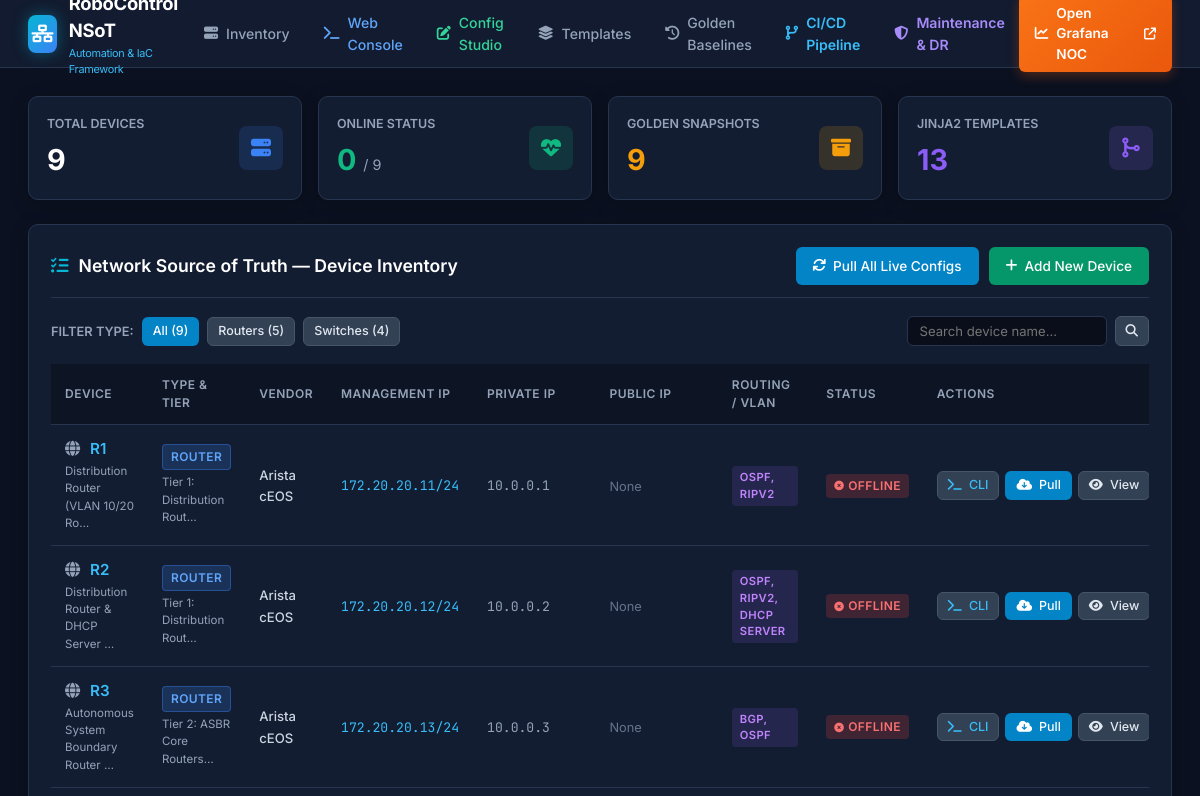
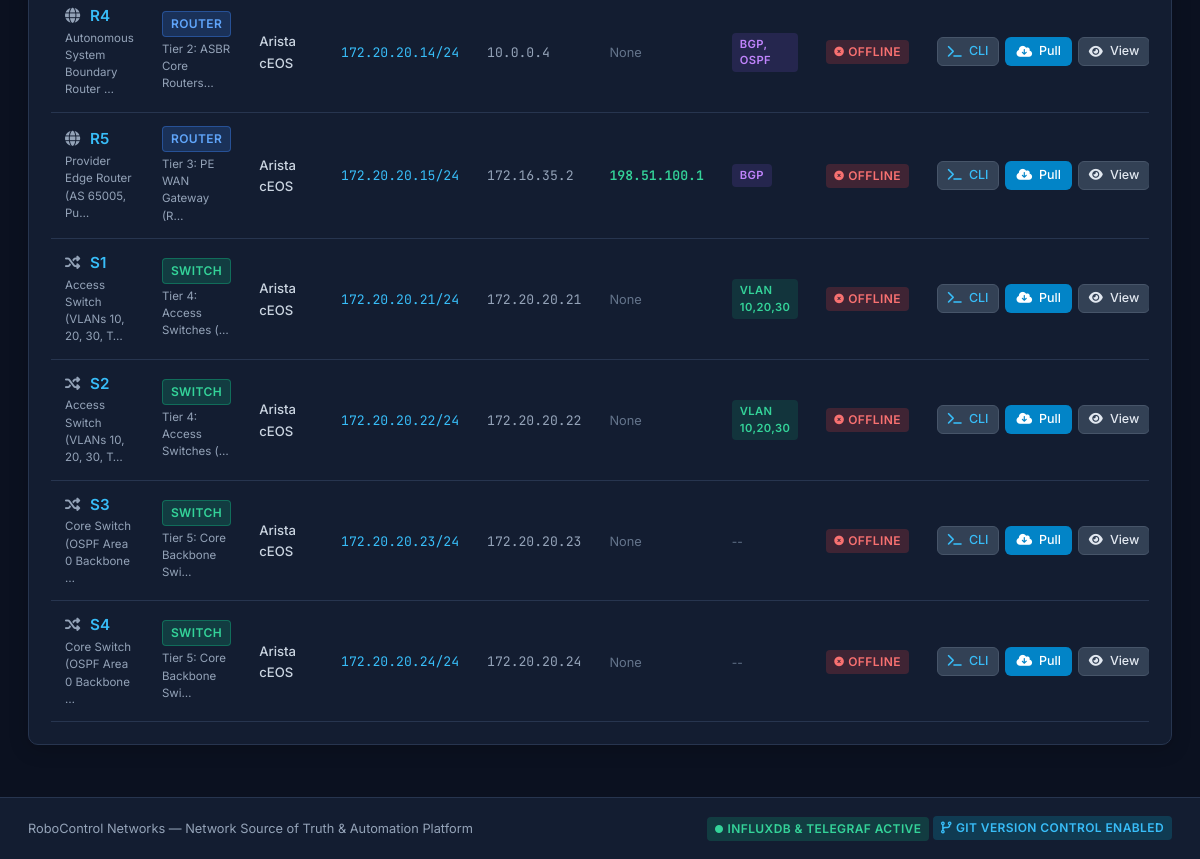
Before: / with the older database file (2 pictures, top to bottom).
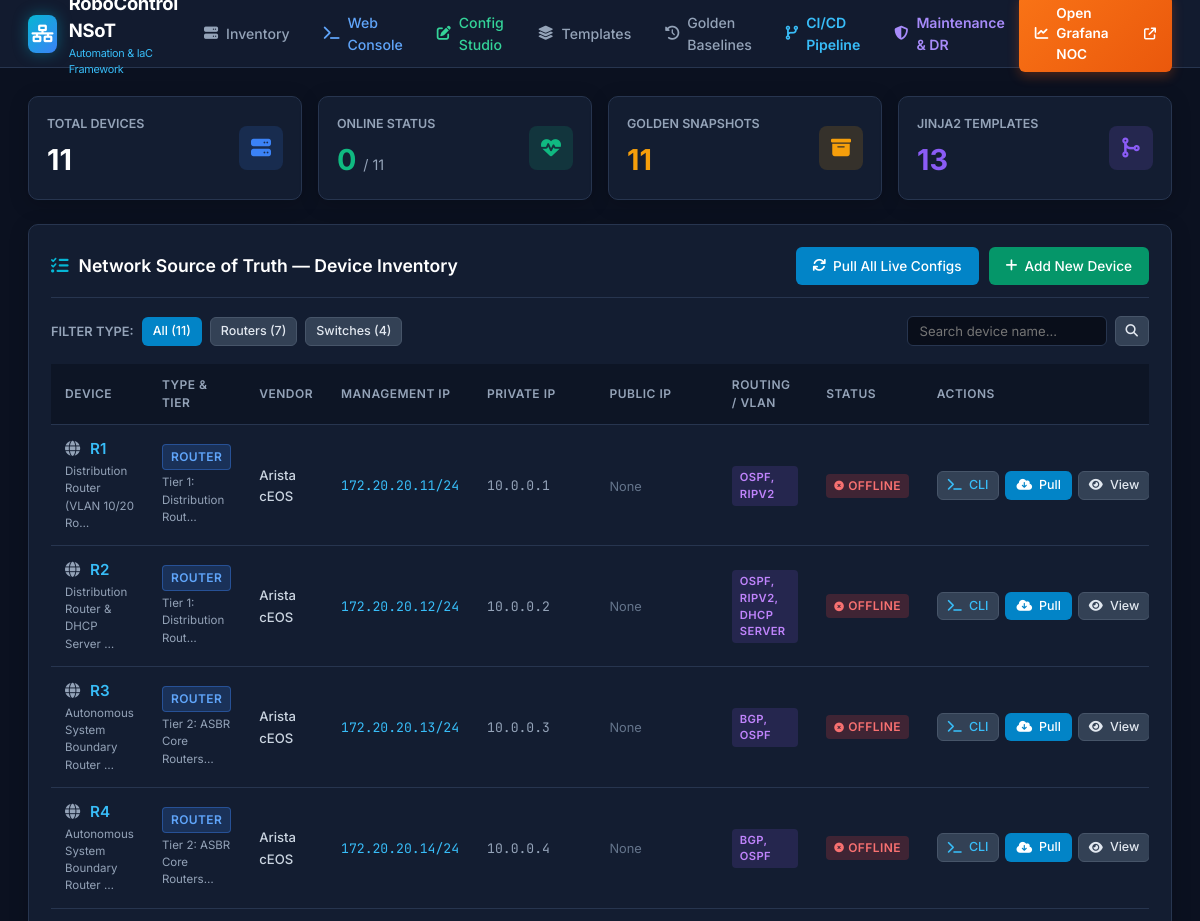
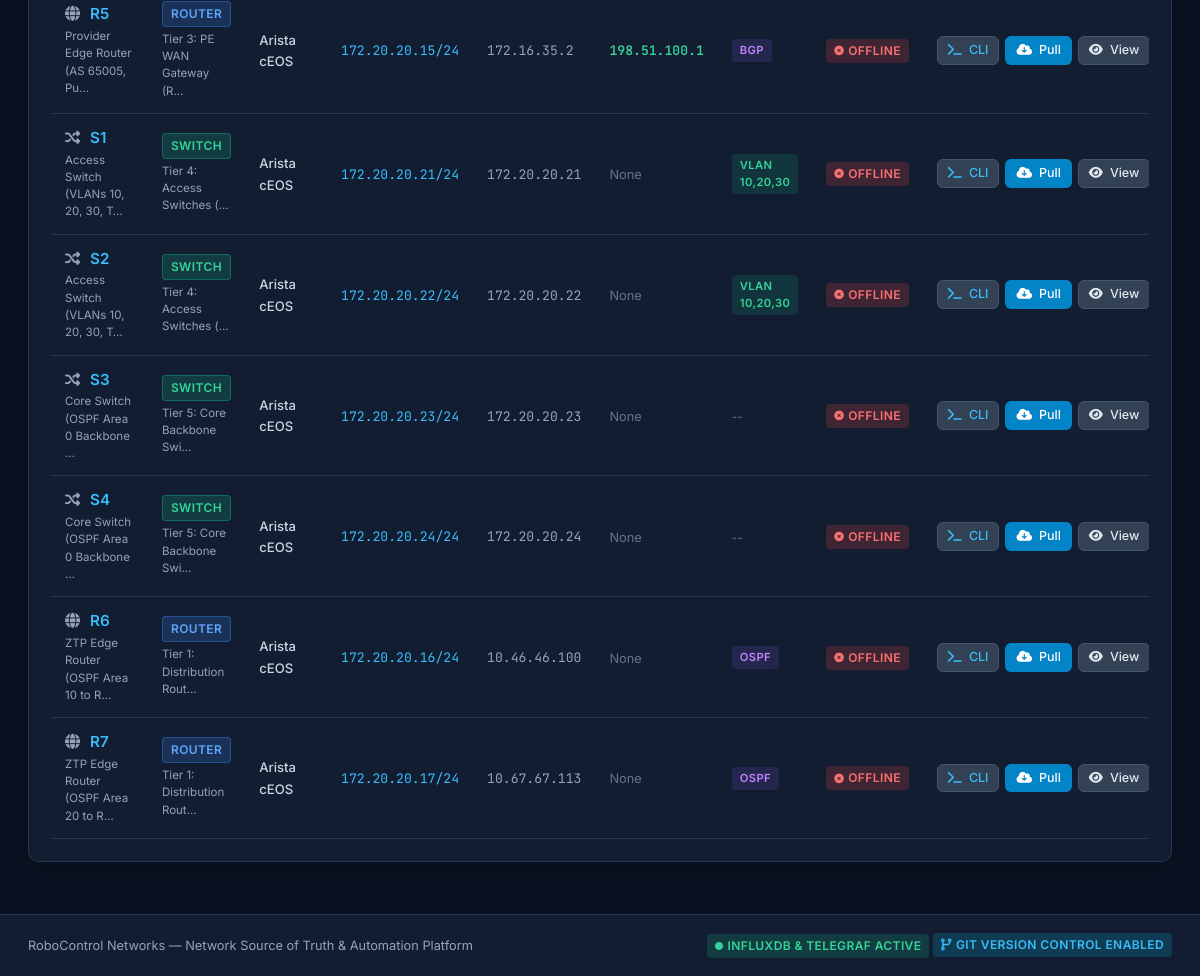
After: the same page with the newer database file (2 pictures, top to bottom).
### automation/models.py (models this page shows, shortened)
class Device(models.Model):
    DEVICE_TYPES = [
        ('router', 'Router'),
        ('switch', 'Switch'),
        ('host', 'Host'),
        ('nmas', 'NMAS Station'),
        ('server', 'Internet Web Server'),
        ('backup', 'Backup Node'),
    ]
    VENDORS = [
        ('arista', 'Arista cEOS'),
        ('cisco_nxos', 'Cisco NX-OS 9000v'),
        ('cisco_xrv', 'Cisco IOS-XRv 9000'),
        ('sonic', 'SONiC VS (sonic-vs)'),
        ('linux', 'Linux Host / Server'),
    ]
    TIERS = [
        ('distribution', 'Tier 1: Distribution Routers (R1-R2, R6-R7)'),
        ('asbr', 'Tier 2: ASBR Core Routers (R3-R4)'),
        ('pe_router', 'Tier 3: PE WAN Gateway (R5)'),
        ('access_switch', 'Tier 4: Access Switches (S1-S2)'),
        ('core_switch', 'Tier 5: Core Backbone Switches (S3-S4)'),
        ('host', 'End Host (H1-H5)'),
        ('management', 'Management & Automation'),
    ]
    name = models.CharField(max_length=64, unique=True, verbose_name="Hostname / Device Name")
    device_type = models.CharField(max_length=32, choices=DEVICE_TYPES, default='router')
    vendor = models.CharField(max_length=64, choices=VENDORS, default='arista')
    tier = models.CharField(max_length=64, choices=TIERS, default='distribution')
    role = models.CharField(max_length=255, blank=True, verbose_name="Deployment Role")
    public_ip = models.CharField(max_length=64, blank=True, null=True, verbose_name="Public / WAN IP")
    private_ip = models.CharField(max_length=64, blank=True, null=True, verbose_name="Private IP")
    mgmt_ip = models.CharField(max_length=64, blank=True, null=True, verbose_name="Management IP")
    status = models.CharField(max_length=32, default='Online')
    routing_protocols = models.CharField(max_length=128, blank=True, default="OSPF", verbose_name="Routing Protocol(s)")
    bgp_asn = models.IntegerField(blank=True, null=True, verbose_name="BGP Local ASN")
    router_id = models.CharField(max_length=64, blank=True, null=True, verbose_name="Router ID")
    interface_ips = models.TextField(blank=True, verbose_name="Interface IPs / Descriptions")
    vlans = models.CharField(max_length=128, blank=True, verbose_name="VLANs (e.g. 10,20,30)")
    custom_config_yaml = models.TextField(blank=True, verbose_name="YAML Data Model")
    running_config = models.TextField(blank=True, verbose_name="Live Running Configuration")
    template_name = models.CharField(max_length=128, blank=True, default="r1_r2.j2", verbose_name="Jinja2 Template File")
    uploaded_config_file = models.FileField(upload_to='uploaded_configs/', blank=True, null=True, verbose_name="Uploaded Running Config File")
    uploaded_template_file = models.FileField(upload_to='uploaded_templates/', blank=True, null=True, verbose_name="Uploaded Jinja2 Template File")
    last_config_pulled_at = models.DateTimeField(blank=True, null=True)
    created_at = models.DateTimeField(auto_now_add=True)
    updated_at = models.DateTimeField(auto_now=True)
    class Meta:
        ordering = ['name']

### automation/views.py (the view)
# urls.py: path('', views.dashboard_view, name='dashboard'),
def dashboard_view(request):
    devices = Device.objects.filter(device_type__in=['router', 'switch']).order_by('id')
    for dev in devices:
        live_status = check_device_live_status(dev)
        if dev.status != live_status:
            dev.status = live_status
            dev.save(update_fields=['status'])
    device_type_filter = request.GET.get('type')
    vendor_filter = request.GET.get('vendor')
    search_query = request.GET.get('q')
    if device_type_filter:
        devices = devices.filter(device_type=device_type_filter)
    if vendor_filter:
        devices = devices.filter(vendor=vendor_filter)
    if search_query:
        devices = devices.filter(name__icontains=search_query)
    total_devices = Device.objects.filter(device_type__in=['router', 'switch']).count()
    router_count = Device.objects.filter(device_type='router').count()
    switch_count = Device.objects.filter(device_type='switch').count()
    online_count = Device.objects.filter(device_type__in=['router', 'switch'], status__in=['Online', 'Drained']).count()
    drained_count = Device.objects.filter(device_type__in=['router', 'switch'], status='Drained').count()
    golden_count = GoldenConfig.objects.filter(device__device_type__in=['router', 'switch']).count()
    template_count = TemplateModel.objects.count()
    context = {
        'devices': devices,
        'total_devices': total_devices,
        'router_count': router_count,
        'switch_count': switch_count,
        'online_count': online_count,
        'drained_count': drained_count,
        'golden_count': golden_count,
        'template_count': template_count,
        'current_type': device_type_filter or 'all',
        'current_vendor': vendor_filter or 'all',
        'search_query': search_query or '',
    }
    return render(request, 'automation/dashboard.html', context)

### templates/automation/dashboard.html (shortened to what this page needs)
{% extends 'automation/base.html' %}
{% block content %}
<div style="display: grid; grid-template-columns: repeat(auto-fit, minmax(220px, 1fr)); gap: 16px; margin-bottom: 24px;">
  <div class="card" style="margin-bottom: 0; padding: 18px;">
    <div style="display: flex; justify-content: space-between; align-items: center;">
      <div>
        <div style="font-size: 0.78rem; text-transform: uppercase; color: var(--text-muted); font-weight: 600;">Total Devices</div>
        <div style="font-size: 1.8rem; font-weight: 700; color: #ffffff; margin-top: 4px;">{{ total_devices }}</div>
      </div>
      <div style="width: 44px; height: 44px; background: rgba(59, 130, 246, 0.15); border-radius: 8px; display: flex; align-items: center; justify-content: center; color: var(--accent-blue); font-size: 1.25rem;">
        <i class="fa-solid fa-server"></i>
      </div>
    </div>
  </div>
  <div class="card" style="margin-bottom: 0; padding: 18px;">
    <div style="display: flex; justify-content: space-between; align-items: center;">
      <div>
        <div style="font-size: 0.78rem; text-transform: uppercase; color: var(--text-muted); font-weight: 600;">Online Status</div>
        <div style="font-size: 1.8rem; font-weight: 700; color: var(--accent-teal); margin-top: 4px;">{{ online_count }} <span style="font-size: 0.9rem; color: var(--text-muted); font-weight: normal;">/ {{ total_devices }}</span></div>
      </div>
      <div style="width: 44px; height: 44px; background: rgba(16, 185, 129, 0.15); border-radius: 8px; display: flex; align-items: center; justify-content: center; color: var(--accent-teal); font-size: 1.25rem;">
        <i class="fa-solid fa-heart-pulse"></i>
      </div>
    </div>
  </div>
  <div class="card" style="margin-bottom: 0; padding: 18px;">
    <div style="display: flex; justify-content: space-between; align-items: center;">
      <div>
        <div style="font-size: 0.78rem; text-transform: uppercase; color: var(--text-muted); font-weight: 600;">Golden Snapshots</div>
        <div style="font-size: 1.8rem; font-weight: 700; color: var(--accent-amber); margin-top: 4px;">{{ golden_count }}</div>
      </div>
      <div style="width: 44px; height: 44px; background: rgba(245, 158, 11, 0.15); border-radius: 8px; display: flex; align-items: center; justify-content: center; color: var(--accent-amber); font-size: 1.25rem;">
        <i class="fa-solid fa-box-archive"></i>
      </div>
    </div>
  </div>
  <div class="card" style="margin-bottom: 0; padding: 18px;">
    <div style="display: flex; justify-content: space-between; align-items: center;">
      <div>
        <div style="font-size: 0.78rem; text-transform: uppercase; color: var(--text-muted); font-weight: 600;">Jinja2 Templates</div>
        <div style="font-size: 1.8rem; font-weight: 700; color: var(--accent-purple); margin-top: 4px;">{{ template_count }}</div>
      </div>
      <div style="width: 44px; height: 44px; background: rgba(139, 92, 246, 0.15); border-radius: 8px; display: flex; align-items: center; justify-content: center; color: var(--accent-purple); font-size: 1.25rem;">
        <i class="fa-solid fa-code-merge"></i>
      </div>
    </div>
  </div>
</div>
<div class="card">
  <div class="card-header">
    <div class="card-title">
      <i class="fa-solid fa-list-check" style="color: var(--accent-cyan);"></i>
      <span>Network Source of Truth &mdash; Device Inventory</span>
    </div>
    <div style="display: flex; gap: 10px; align-items: center;">
      <a href="{% url 'pull_all_configs' %}" class="btn btn-primary" title="Pull live configs from all devices via eAPI">
        <i class="fa-solid fa-arrows-rotate"></i> Pull All Live Configs
      </a>
      <a href="{% url 'add_device' %}" class="btn btn-success">
        <i class="fa-solid fa-plus"></i> Add New Device
      </a>
    </div>
  </div>
  <div style="display: flex; justify-content: space-between; align-items: center; margin-bottom: 18px; flex-wrap: wrap; gap: 12px;">
    <div style="display: flex; gap: 8px; align-items: center;">
      <span style="font-size: 0.8rem; color: var(--text-muted); font-weight: 600;">FILTER TYPE:</span>
      <a href="?type=" class="btn btn-sm {% if current_type == 'all' %}btn-primary{% else %}btn-secondary{% endif %}">All ({{ total_devices }})</a>
      <a href="?type=router" class="btn btn-sm {% if current_type == 'router' %}btn-primary{% else %}btn-secondary{% endif %}">Routers ({{ router_count }})</a>
      <a href="?type=switch" class="btn btn-sm {% if current_type == 'switch' %}btn-primary{% else %}btn-secondary{% endif %}">Switches ({{ switch_count }})</a>
    </div>
    <form method="get" style="display: flex; gap: 8px;">
      <input type="text" name="q" value="{{ search_query }}" placeholder="Search device name..." class="form-control" style="width: 200px; padding: 6px 12px; font-size: 0.82rem;">
      <button type="submit" class="btn btn-secondary btn-sm"><i class="fa-solid fa-magnifying-glass"></i></button>
    </form>
  </div>
  <div class="table-responsive">
    <table>
      <thead>
        <tr>
          <th>Device</th>
          <th>Type &amp; Tier</th>
          <th>Vendor</th>
          <th>Management IP</th>
          <th>Private IP</th>
          <th>Public IP</th>
          <th>Routing / VLAN</th>
          <th>Status</th>
          <th>Actions</th>
        </tr>
      </thead>
      <tbody>
        {% for dev in devices %}
        <tr>
          <td>
            <a href="{% url 'device_detail' dev.id %}" style="color: #38bdf8; text-decoration: none; font-weight: 600; font-size: 0.95rem;">
              <i class="fa-solid {% if dev.device_type == 'router' %}fa-globe{% elif dev.device_type == 'switch' %}fa-shuffle{% else %}fa-desktop{% endif %}" style="margin-right: 6px; color: var(--text-muted);"></i>
              {{ dev.name|upper }}
            </a>
            <div style="font-size: 0.72rem; color: var(--text-muted); margin-top: 2px;">{{ dev.role|truncatechars:35 }}</div>
          </td>
          <td>
            <span class="badge badge-{{ dev.device_type }}">{{ dev.get_device_type_display }}</span>
            <div style="font-size: 0.72rem; color: var(--text-muted); margin-top: 4px;">{{ dev.get_tier_display|truncatechars:26 }}</div>
          </td>
          <td>
            <span style="font-size: 0.82rem; font-weight: 500; color: #cbd5e1;">{{ dev.get_vendor_display }}</span>
          </td>
          <td><code style="color: #38bdf8; font-size: 0.82rem;">{{ dev.mgmt_ip|default:"--" }}</code></td>
          <td><code style="color: #94a3b8; font-size: 0.82rem;">{{ dev.private_ip|default:"--" }}</code></td>
          <td>
            {% if dev.public_ip %}
              <code style="color: #34d399; font-size: 0.82rem; font-weight: 600;">{{ dev.public_ip }}</code>
            {% else %}
              <span style="color: #64748b; font-size: 0.8rem;">None</span>
            {% endif %}
          </td>
          <td>
            {% if dev.routing_protocols %}
              <span class="badge" style="background: rgba(139, 92, 246, 0.15); color: #c084fc; font-size: 0.7rem;">{{ dev.routing_protocols }}</span>
            {% elif dev.vlans %}
              <span class="badge" style="background: rgba(16, 185, 129, 0.15); color: #34d399; font-size: 0.7rem;">VLAN {{ dev.vlans }}</span>
            {% else %}
              <span style="color: #64748b; font-size: 0.75rem;">--</span>
            {% endif %}
          </td>
          <td>
            {% if "Drained" in dev.status %}
              <span class="badge badge-drained" title="Router is drained / in maintenance mode (0% traffic)"><i class="fa-solid fa-filter-circle-xmark" style="font-size: 0.6rem;"></i> Drained</span>
            {% elif "Degraded" in dev.status %}
              <span class="badge badge-warning" title="One or more physical interfaces are down"><i class="fa-solid fa-triangle-exclamation" style="font-size: 0.6rem;"></i> {{ dev.status }}</span>
            {% elif dev.status == "Online" %}
              <span class="badge badge-online"><i class="fa-solid fa-check-circle" style="font-size: 0.6rem;"></i> Online</span>
            {% else %}
              <span class="badge badge-offline"><i class="fa-solid fa-circle-xmark" style="font-size: 0.6rem;"></i> {{ dev.status }}</span>
            {% endif %}
          </td>
          <td>
            <div style="display: flex; gap: 6px;">
              <a href="{% url 'device_console_specific' dev.id %}" class="btn btn-secondary btn-sm" style="color: #38bdf8;" title="Open live Web CLI Terminal">
                <i class="fa-solid fa-terminal"></i> CLI
              </a>
              <a href="{% url 'pull_device_config' dev.id %}" class="btn btn-primary btn-sm" title="Pull live running config from device">
                <i class="fa-solid fa-cloud-arrow-down"></i> Pull
              </a>
              <a href="{% url 'device_detail' dev.id %}" class="btn btn-secondary btn-sm" title="View details and config">
                <i class="fa-solid fa-eye"></i> View
              </a>
            </div>
          </td>
        </tr>
        {% empty %}
        <tr>
          <td colspan="9" style="text-align: center; padding: 30px; color: var(--text-muted);">
            No devices found matching current filter. <a href="{% url 'add_device' %}" style="color: var(--accent-cyan);">Add a new device</a>
          </td>
        </tr>
        {% endfor %}
      </tbody>
    </table>
  </div>
</div>
{% endblock %}

Changed rows visible on the page:
added Device: name "R6", role "ZTP Edge Router (OSPF Area 10 to R…", device_type "ROUTER", tier "Tier 1: Distribution Rout…", vendor "Arista cEOS", mgmt_ip "172.20.20.16/24", private_ip "10.46.46.100", shows "None", routing_protocols "OSPF", status "OFFLINE"
added Device: name "R7", role "ZTP Edge Router (OSPF Area 20 to R…", device_type "ROUTER", tier "Tier 1: Distribution Rout…", vendor "Arista cEOS", mgmt_ip "172.20.20.17/24", private_ip "10.67.67.113", shows "None", routing_protocols "OSPF", status "OFFLINE"
Other visible differences:
{{ total_devices }}: "9" → "11"
{{ golden_count }}: "9" → "11"
{{ router_count }}: "5" → "7"
